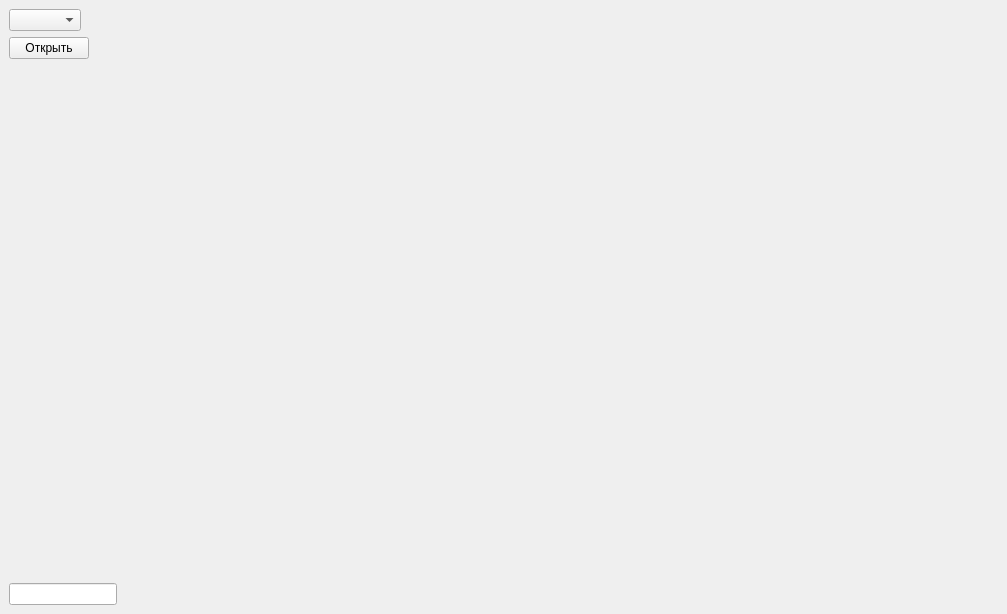
<?xml version="1.0" encoding="UTF-8"?>
<ui version="4.0">
 <class>MainWindow</class>
 <widget class="QMainWindow" name="MainWindow">
  <property name="geometry">
   <rect>
    <x>0</x>
    <y>0</y>
    <width>1007</width>
    <height>614</height>
   </rect>
  </property>
  <property name="windowTitle">
   <string>MainWindow</string>
  </property>
  <widget class="QWidget" name="centralwidget">
   <layout class="QGridLayout" name="gridLayout">
    <item row="0" column="0">
     <widget class="QComboBox" name="comboBoxPortName">
      <property name="sizePolicy">
       <sizepolicy hsizetype="Fixed" vsizetype="Fixed">
        <horstretch>0</horstretch>
        <verstretch>0</verstretch>
       </sizepolicy>
      </property>
     </widget>
    </item>
    <item row="0" column="1" rowspan="4">
     <widget class="QCustomPlot" name="widgetGraph" native="true">
      <property name="sizePolicy">
       <sizepolicy hsizetype="Expanding" vsizetype="Preferred">
        <horstretch>0</horstretch>
        <verstretch>0</verstretch>
       </sizepolicy>
      </property>
     </widget>
    </item>
    <item row="1" column="0">
     <widget class="QPushButton" name="pushButtonOpen">
      <property name="sizePolicy">
       <sizepolicy hsizetype="Fixed" vsizetype="Fixed">
        <horstretch>0</horstretch>
        <verstretch>0</verstretch>
       </sizepolicy>
      </property>
      <property name="text">
       <string>Открыть</string>
      </property>
     </widget>
    </item>
    <item row="2" column="0">
     <spacer name="verticalSpacer">
      <property name="orientation">
       <enum>Qt::Vertical</enum>
      </property>
      <property name="sizeHint" stdset="0">
       <size>
        <width>20</width>
        <height>510</height>
       </size>
      </property>
     </spacer>
    </item>
    <item row="3" column="0">
     <widget class="QLineEdit" name="lineEditValue">
      <property name="sizePolicy">
       <sizepolicy hsizetype="Fixed" vsizetype="Fixed">
        <horstretch>0</horstretch>
        <verstretch>0</verstretch>
       </sizepolicy>
      </property>
     </widget>
    </item>
   </layout>
  </widget>
 </widget>
 <customwidgets>
  <customwidget>
   <class>QCustomPlot</class>
   <extends>QWidget</extends>
   <header>qcustomplot.h</header>
   <container>1</container>
  </customwidget>
 </customwidgets>
 <resources/>
 <connections/>
</ui>
